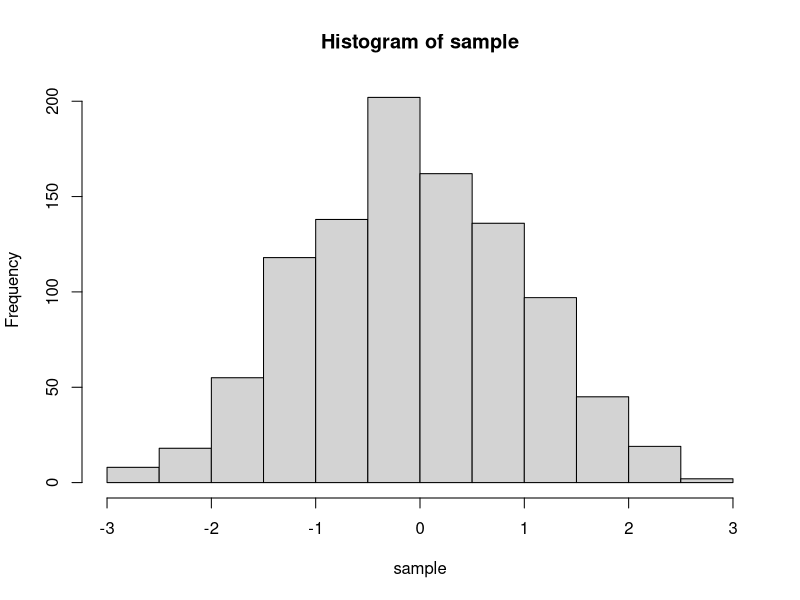
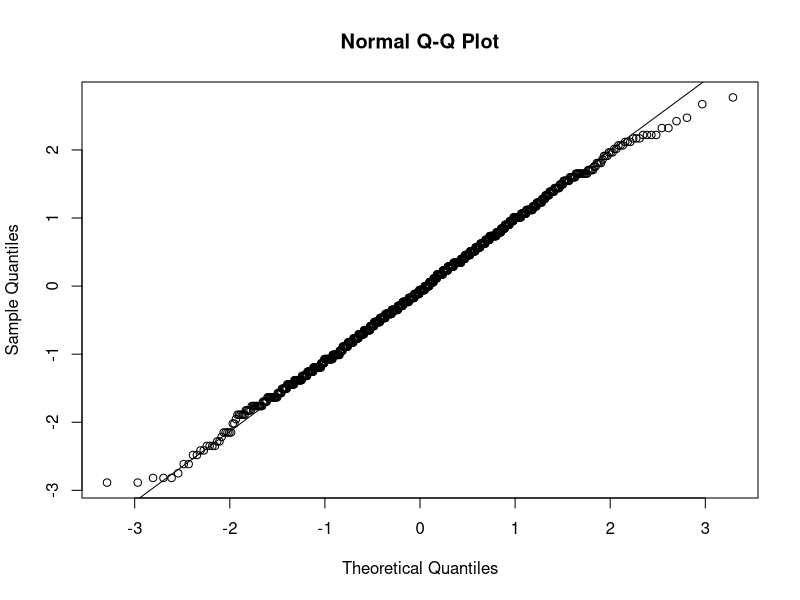

These charts were generated, in order, by the following R code:
## ---- chunk 1
knitr::opts_chunk$set(echo = TRUE)
## ---- chunk 2
Nattempts = 1000
nsample = 100
theta = 3
sample = rep(0, 1000)
for (i in 1:Nattempts)  # can be written without the for loop (nicer) !
{poisson_sample = rpois(nsample, theta)
  sample[i] = sqrt(nsample) * (mean(poisson_sample) - theta) / sqrt(mean(poisson_sample))
}  

hist(sample)
## ---- chunk 3
qqnorm(sample)
qqline(sample)
